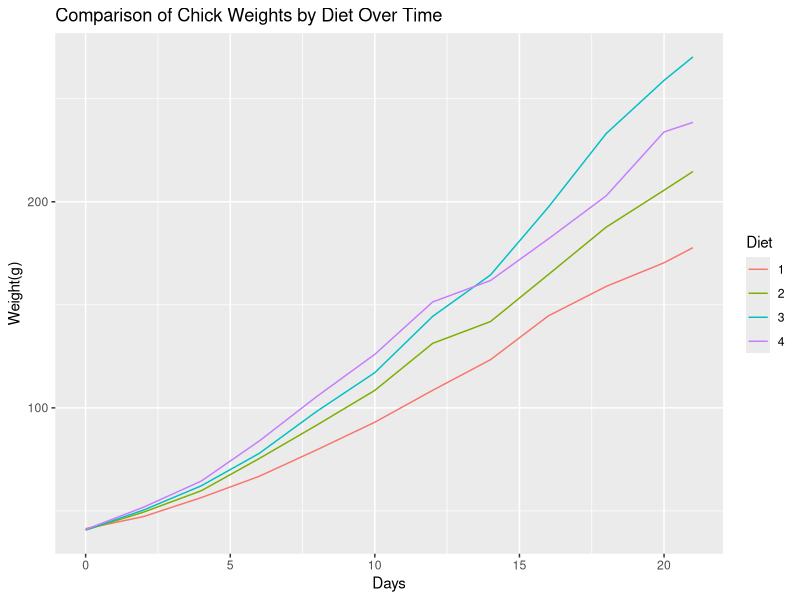
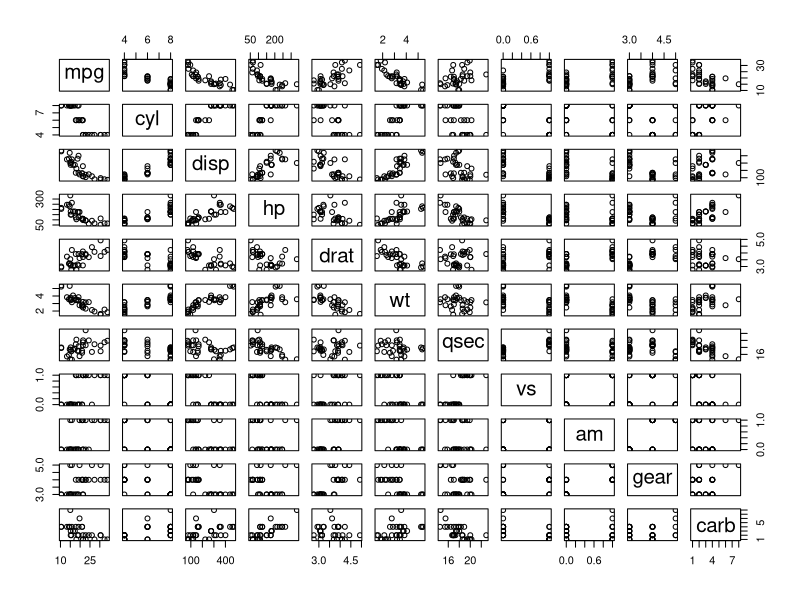

Write R code to recreate these figures, in order.
## ---- chunk 1
#| echo: false
library(tidyverse)
## ---- chunk 2
#| echo: false
ChickWeight |>
  group_by(Diet, Time) |>
  summarize(avgWeight=mean(weight)) |>
  ggplot(mapping = aes(x=Time, y=avgWeight, color=Diet))+
  geom_line()+
  labs(title="Comparison of Chick Weights by Diet Over Time", x="Days", y="Weight(g)")




## ---- chunk 3


myVar<-"20"

myVar

## ---- chunk 4

plot(mtcars)
